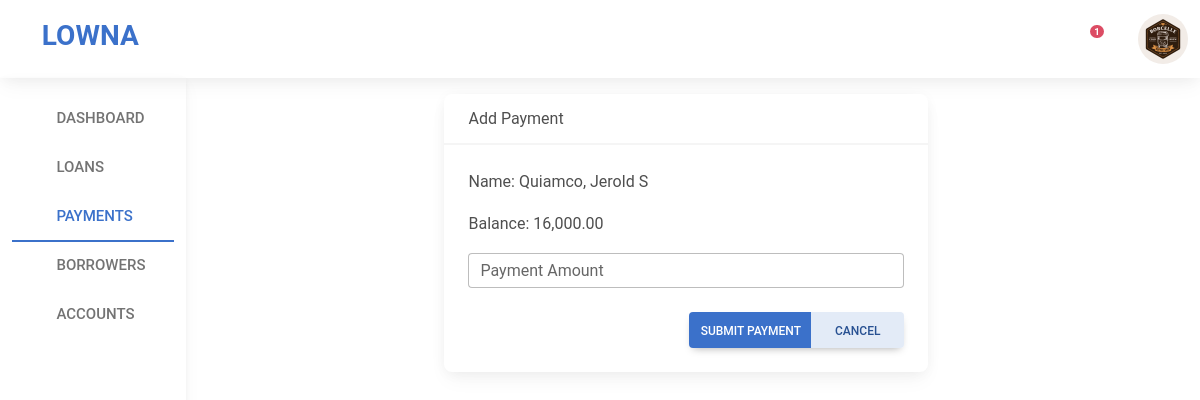
The app's page /admin/add_payment.php?ID=3 (signed in) with its own data.
### tables this page shows
CREATE TABLE `users` (
  `USER_ID` int(20) NOT NULL,
  `LEVEL` int(10) NOT NULL,
  `FNAME` text NOT NULL,
  `LNAME` text NOT NULL,
  `EMAIL` varchar(100) NOT NULL,
  `PASSWORD` varchar(255) NOT NULL,
  `PROFILE_IMG` varchar(255) NOT NULL,
  `CREATED` timestamp NOT NULL DEFAULT CURRENT_TIMESTAMP
);

CREATE TABLE `loans` (
  `ID` int(20) NOT NULL,
  `USER_ID` int(20) NOT NULL,
  `FNAME` varchar(50) NOT NULL,
  `LNAME` varchar(50) NOT NULL,
  `MIDDLE` varchar(50) NOT NULL,
  `AGE` varchar(50) NOT NULL,
  `ADDRESS` varchar(100) NOT NULL,
  `OCCUPATION` varchar(100) NOT NULL,
  `PHONE` varchar(20) NOT NULL,
  `EMAIL` varchar(255) NOT NULL,
  `AMOUNT` int(50) NOT NULL,
  `WORD` varchar(100) NOT NULL,
  `DATE` date NOT NULL,
  `LOAN_USED` varchar(100) NOT NULL,
  `INTEREST` varchar(20) NOT NULL,
  `AGREEMENT_1` text NOT NULL,
  `AGREEMENT_2` text NOT NULL,
  `AGREEMENT_3` text NOT NULL,
  `AGREEMENT_4` text NOT NULL,
  `AGREEMENT_5` text NOT NULL,
  `VALID_ID` varchar(255) NOT NULL,
  `STATUS` text NOT NULL,
  `DATE_SUBMITTED` timestamp NOT NULL DEFAULT CURRENT_TIMESTAMP
);

CREATE TABLE `balance` (
  `ID` int(20) NOT NULL,
  `USER_ID` int(20) NOT NULL,
  `BALANCE` int(100) NOT NULL,
  `TOTAL_BALANCE` int(100) NOT NULL,
  `DATE` date NOT NULL
);

### admin/add_payment.php (the view, shortened to what this page needs)
<?php
    require_once '../includes/config.php';
    @$user_id = $_SESSION['admin_id'];
    $select = mysqli_query($conn, "SELECT * FROM users WHERE USER_ID='$user_id'");
    $user_data = mysqli_fetch_assoc($select);
    @$cust_id = $_GET['ID'];
    $loans_select = mysqli_query($conn, "SELECT * FROM loans l INNER JOIN balance b ON l.USER_ID=b.USER_ID WHERE l.USER_ID='$cust_id'");
    $data = mysqli_fetch_assoc($loans_select);
?>
<!DOCTYPE html>
<html>
<head>
  <link rel="stylesheet" type="text/css" href="../assets/bootstrap/css/bootstrap.min.css">
  <link rel="stylesheet" type="text/css" href="../assets/css/style.css">
  <link rel="stylesheet" href="../assets/css/mdb.min.css" />
  <link rel="stylesheet" type="text/css" href="../assets/fontawesome6/css/all.css">
</head>
<body>
  <nav class="navbar navbar-expand-lg navbar-dark shadow-4">
        <div class="container-fluid">
              <div class="collapse navbar-collapse " id="navbarSupportedContent">
                <a class="navbar-brand mt-2 mt-lg-0" href="#">
                    <h3 class="navbar-brand fs-3 text-primary fw-bold"><i class="fa-brands fa-slack me-2"></i> LOWNA</h3>
                </a>
            </div>
            <div class="d-flex align-items-center">
                <div class="dropdown me-4">
                    <a class="text-reset me-3 dropdown-toggle hidden-arrow " href="#" id="navbarDropdownMenuLink" role="button" data-mdb-toggle="dropdown" aria-expanded="false">
                        <i class="fas fa-bell  text-primary"></i>
                        <span class="badge rounded-pill badge-notification bg-danger">1</span>
                    </a>
                </div>
                <div class="dropdown">
                    <a class="dropdown-toggle d-flex align-items-center hidden-arrow" href="#" id="navbarDropdownMenuAvatar" role="button" data-mdb-toggle="dropdown" aria-expanded="false">
                        <?php
                        if (isset($user_id)) {
                            ?>
                            <div class="rounded-circle" style="width: 50px; height: 50px; background-image: url(../profile_images/<?php echo $user_data['PROFILE_IMG'] ?>); background-size: cover; background-repeat: no-repeat; background-position: center;">
                            </div>
                            <?php
                        }
                        ?>
                    </a>
                </div>
            </div>
        </div>
    </nav>
    <div class="container-fluid">
      <div class="row">
        <div class="col-lg-2 col-6 d-lg-block d-none shadow-3 collapse-horizontal pt-3" style="height: calc(100vh - 78px); width: fit-content;" id="sidenav">
           <ul class="nav flex-column nav-tabs" style="width: fit-content;">
            <li class="nav-item">
              <a class="nav-link" href="index.php" ><i class="fa fa-home"></i> Dashboard</a>
            </li>
            <li class="nav-item">
              <a class="nav-link " href="loans.php"><i class="fa-solid fa-hand-holding-dollar"></i> Loans</a>
            </li>
            <li class="nav-item">
              <a class="nav-link active" href="payments.php" ><i class="fa-solid fa-money-bill-transfer"></i> Payments</a>
            </li>
             <li class="nav-item">
              <a class="nav-link" href="customers.php"><i class="fa fa-users"></i> Borrowers</a>
            </li>
             <li class="nav-item">
              <a class="nav-link" href="accounts.php" data-bs-toggle="tab"><i class="fa fa-user"></i> Accounts</a>
            </li>
          </ul>
        </div>
        <div class="col-lg-10 col-12 p-3">
               <form method="post">
                 <div class="card w-50 me-auto ms-auto">
                      <div class="card-header">Add Payment</div>
                      <div class="card-body">
                        <p class="card-text text-capitalize">Name: <?php echo $data['LNAME'].", ".$data['FNAME']." ".$data['MIDDLE'] ?></p>
                        <p class="card-text">Balance: <?php echo number_format($data['TOTAL_BALANCE'],2) ?></p>
                       <div class="form-outline mb-4">
                        <input type="number" name="payment" id="form6Example3" class="form-control" required/>
                        <label class="form-label" for="form6Example3">Payment Amount</label>
                      </div>
                        <div class="text-end">
                             <div class="btn-group">
                                   <button type="submit" name="submit" class="btn btn-primary form-control">Submit Payment</button>
                            <a href="payments.php" class="btn btn-secondary ">Cancel</a>
                            </div>
                        </div>
                      </div>
                    </div>
               </form>
         </div>
      </div>
    </div>
</body>
</html>

### css/style.css (style rules this page uses)
#sidenav a { font-size: 15px; }

### records on screen
users: PROFILE_IMG (picture)
loans: LNAME "Quiamco", FNAME "Jerold", MIDDLE "S", balance.TOTAL_BALANCE "16,000.00"
